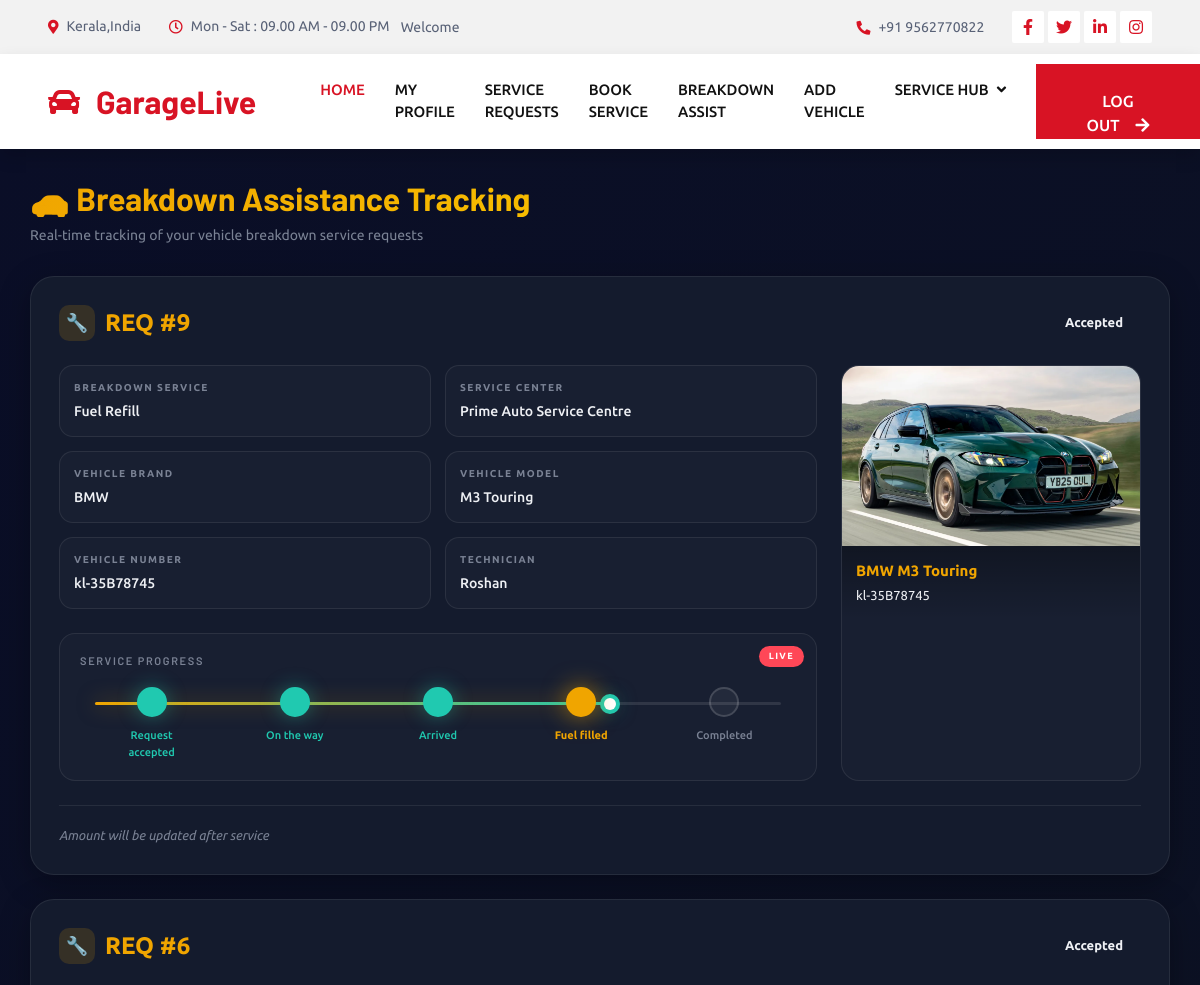
Before: /User/breakdown_status/ (signed in, upper part) with the older database file.
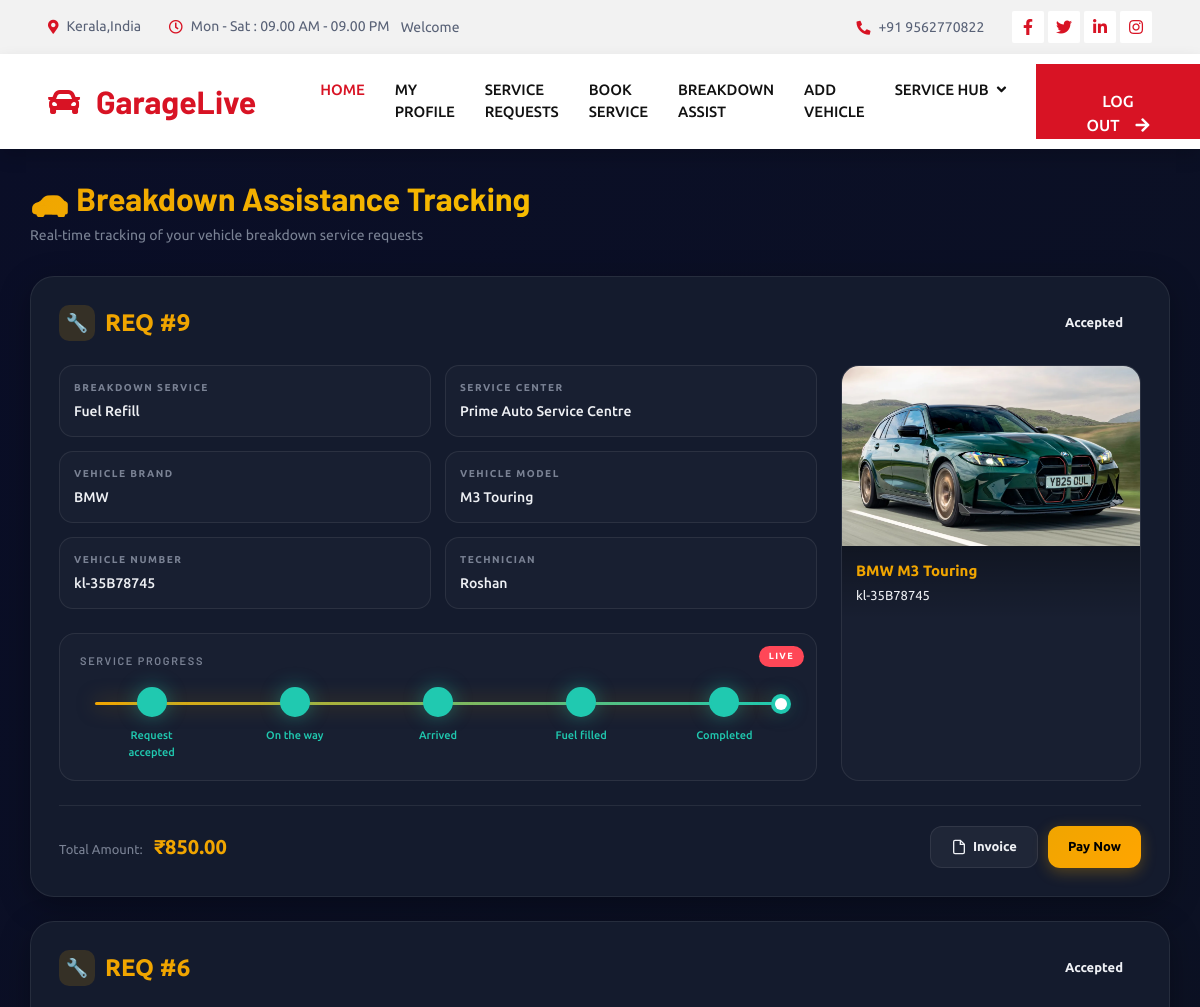
After: the same page with the newer database file.
### User/models.py (models this page shows)
class tbl_breakdown_booking_services(models.Model):
    booking = models.ForeignKey(tbl_breakdownassist,on_delete=models.CASCADE)
    servicecenter_breakdown_service = models.ForeignKey(tbl_servicecenter_breakdown_services,on_delete=models.CASCADE)
    progress_step = models.IntegerField(default=0)
    base_amount = models.DecimalField(max_digits=10,decimal_places=2)
    extra_charge = models.DecimalField(max_digits=10,decimal_places=2,default=0)
    final_amount = models.DecimalField(max_digits=10,decimal_places=2)
    billing_status = models.BooleanField(default=False)
    payment_status = models.BooleanField(default=False)

class tbl_breakdownassist(models.Model):
    breakdown_date=models.DateField(auto_now_add=True)
    breakdown_complaint=models.CharField(max_length=50)
    user=models.ForeignKey(tbl_user,on_delete=models.CASCADE)
    vehicle=models.ForeignKey(tbl_vehicle,on_delete=models.CASCADE)
    servicecenter=models.ForeignKey(tbl_servicecenter,on_delete=models.CASCADE)
    technician=models.ForeignKey(tbl_technician,on_delete=models.CASCADE,null=True)
    breakdown_status=models.IntegerField(default=0)

class tbl_vehicle(models.Model):
    vehicle_number=models.CharField(max_length=50)
    vehicle_year=models.CharField(max_length=50)
    vehicle_photo=models.FileField(upload_to='Assets/VehicleDocs/')
    user=models.ForeignKey(tbl_user,on_delete=models.CASCADE)
    model=models.ForeignKey(tbl_model,on_delete=models.CASCADE)

### ServiceCenter/models.py (models this page shows)
class tbl_servicecenter_breakdown_services(models.Model):
    servicecenter = models.ForeignKey(tbl_servicecenter,on_delete=models.CASCADE)
    servicetype = models.ForeignKey(tbl_breakdown_servicetype,on_delete=models.CASCADE)
    base_amount = models.DecimalField(max_digits=10, decimal_places=2)

class tbl_technician(models.Model):
    technician_name=models.CharField(max_length=50)
    technician_email=models.CharField(max_length=50)
    technician_contact=models.CharField(max_length=50)
    technician_photo=models.FileField(upload_to='Assets/TechnicianDocs/')
    technician_password=models.CharField(max_length=50)
    servicecenter=models.ForeignKey(tbl_servicecenter,on_delete=models.CASCADE)

### Admin/models.py (models this page shows)
class tbl_breakdown_servicetype(models.Model):
    servicetype_name = models.CharField(max_length=100)

class tbl_model(models.Model):
    model_name=models.CharField(max_length=50)
    brand=models.ForeignKey(tbl_brand,on_delete=models.CASCADE)

class tbl_brand(models.Model):
    brand_name=models.CharField(max_length=50)

### Guest/models.py (models this page shows)
class tbl_servicecenter(models.Model):
    servicecenter_name=models.CharField(max_length=50)
    servicecenter_email=models.CharField(max_length=50)
    servicecenter_contact=models.CharField(max_length=50)
    servicecenter_address=models.CharField(max_length=50)
    servicecenter_logo=models.FileField(upload_to='Assets/ServicecenterDocs/')
    servicecenter_license=models.FileField(upload_to='Assets/ServicecenterDocs/')
    servicecenter_password=models.CharField(max_length=50)
    servicecenter_status=models.IntegerField(default=0)
    servicecenter_regdate=models.DateField(auto_now_add=True)
    place=models.ForeignKey(tbl_place,on_delete=models.CASCADE)

### User/views.py (the view)
# urls.py: path('breakdown_status/',views.breakdown_status,name="breakdown_status"),
def breakdown_status(request):
    data = tbl_breakdown_booking_services.objects.filter(
        booking__user_id=request.session['uid']).order_by('-id')
    return render(request, "User/BreakdownStatus.html", {'data': data})

### User/Templates/User/BreakdownStatus.html (shortened to what this page needs)
{% extends 'User/Head_User.html' %}
{% block content %}
<div class="bd-wrap">
<div class="bd-container">
  <div class="bd-header">
    <h1>🚗 Breakdown Assistance Tracking</h1>
    <p>Real-time tracking of your vehicle breakdown service requests</p>
  </div>
{% for i in data %}
<div class="bd-card"
     data-service="{{ i.servicecenter_breakdown_service.servicetype.servicetype_name }}"
     data-step="{{ i.progress_step }}"
     data-status="{{ i.booking.breakdown_status }}">
  <div class="bd-top">
    <div class="bd-id">
      <div class="bd-id-icon">🔧</div>
      REQ #{{ i.id }}
    </div>
    <div class="bd-status status-{{ i.booking.breakdown_status }}">
      {% if i.booking.breakdown_status == 0 %}Pending
      {% elif i.booking.breakdown_status == 1 %}Accepted
      {% elif i.booking.breakdown_status == 2 %}Rejected
      {% elif i.booking.breakdown_status == 3 %}On the way
      {% elif i.booking.breakdown_status == 4 %}In progress
      {% elif i.booking.breakdown_status == 5 %}Completed
      {% endif %}
    </div>
  </div>
  <div class="bd-body">
    <div>
      <div class="bd-meta">
        <div class="bd-kv">
          <small>Breakdown Service</small>
          <div>{{ i.servicecenter_breakdown_service.servicetype.servicetype_name }}</div>
        </div>
        <div class="bd-kv">
          <small>Service Center</small>
          <div>{{ i.booking.servicecenter.servicecenter_name }}</div>
        </div>
        <div class="bd-kv">
          <small>Vehicle Brand</small>
          <div>{{ i.booking.vehicle.model.brand.brand_name }}</div>
        </div>
        <div class="bd-kv">
          <small>Vehicle Model</small>
          <div>{{ i.booking.vehicle.model.model_name }}</div>
        </div>
        <div class="bd-kv">
          <small>Vehicle Number</small>
          <div>{{ i.booking.vehicle.vehicle_number }}</div>
        </div>
        <div class="bd-kv">
          <small>Technician</small>
          <div>
            {% if i.booking.technician %}
              {{ i.booking.technician.technician_name }}
            {% else %}
              — Not assigned
            {% endif %}
          </div>
        </div>
      </div>
      <div class="bd-live-track">
        <h4>Service Progress</h4>
        <div class="bd-track-timeline">
          <div class="bd-track-line">
            <div class="bd-track-progress"></div>
          </div>
          <div class="bd-track-steps"></div>
        </div>
      </div>
    </div>
    <div class="bd-vehicle">
      <img src="{{ i.booking.vehicle.vehicle_photo.url }}" alt="Vehicle">
      <div class="bd-vehicle-info">
        <strong>{{ i.booking.vehicle.model.brand.brand_name }}
        {{ i.booking.vehicle.model.model_name }}</strong>
        {{ i.booking.vehicle.vehicle_number }}
      </div>
    </div>
  </div>
<div class="bd-footer">
  <div class="bd-amount">
    {% if i.billing_status %}
      <span>Total Amount:</span>
      <strong>₹{{ i.final_amount }}</strong>
    {% else %}
      <span style="font-style:italic">
        Amount will be updated after service
      </span>
    {% endif %}
  </div>
  <div class="bd-actions">
    {% if i.billing_status %}
      <a href="{% url 'User:breakdown_invoice' i.id %}" class="secondary">
        <svg width="16" height="16" viewBox="0 0 24 24" fill="none"
             stroke="currentColor" stroke-width="2">
          <path d="M14 2H6a2 2 0 0 0-2 2v16a2 2 0 0 0 2 2h12a2 2 0 0 0 2-2V8z"/>
          <polyline points="14 2 14 8 20 8"/>
        </svg>
        Invoice
      </a>
    {% endif %}
    {% if i.billing_status and not i.payment_status %}
      <a href="{% url 'User:breakdown_payment' i.id %}" class="primary">
        Pay Now
      </a>
    {% elif i.payment_status %}
      <span class="badge bg-success">
        Paid ✓
      </span>
    {% endif %}
  </div>
</div>
</div>
{% endfor %}
</div>
</div>
{% endblock %}

### User/Templates/User/Head_User.html (shortened to what this page needs)
{% load static %}
<!DOCTYPE html>
<html lang="en">
<head>
    <link href="https://cdnjs.cloudflare.com/ajax/libs/font-awesome/5.10.0/css/all.min.css" rel="stylesheet">
    <link href="https://cdn.jsdelivr.net/npm/bootstrap-icons@1.4.1/font/bootstrap-icons.css" rel="stylesheet">
    <link href="{% static 'Main/lib/animate/animate.min.css'%}" rel="stylesheet">
    <link href="{% static 'Main/lib/owlcarousel/assets/owl.carousel.min.css'%}" rel="stylesheet">
    <link href="{% static 'Main/lib/tempusdominus/css/tempusdominus-bootstrap-4.min.css'%}" rel="stylesheet" />
    <link href="{% static 'Main/css/bootstrap.min.css'%}" rel="stylesheet">
    <link href="{% static 'Main/css/style.css'%}" rel="stylesheet">
</head>
<body>
    <div class="container-fluid bg-light p-0">
        <div class="row gx-0 d-none d-lg-flex">
            <div class="col-lg-7 px-5 text-start">
                <div class="h-100 d-inline-flex align-items-center py-3 me-4">
                    <small class="fa fa-map-marker-alt text-primary me-2"></small>
                    <small>Kerala,India</small>
                </div>
                <div class="h-100 d-inline-flex align-items-center py-3">
                    <small class="far fa-clock text-primary me-2"></small>
                    <small>Mon - Sat : 09.00 AM - 09.00 PM</small>
                </div>
                 <div class="h-100 d-inline-flex align-items-center py-3">
                    <small>Welcome {{greeting.user_name}}</small>
                </div>
            </div>
            <div class="col-lg-5 px-5 text-end">
                <div class="h-100 d-inline-flex align-items-center py-3 me-4">
                    <small class="fa fa-phone-alt text-primary me-2"></small>
                    <small>+91 9562770822</small>
                </div>
                <div class="h-100 d-inline-flex align-items-center">
                    <a class="btn btn-sm-square bg-white text-primary me-1" href=""><i class="fab fa-facebook-f"></i></a>
                    <a class="btn btn-sm-square bg-white text-primary me-1" href=""><i class="fab fa-twitter"></i></a>
                    <a class="btn btn-sm-square bg-white text-primary me-1" href=""><i class="fab fa-linkedin-in"></i></a>
                    <a class="btn btn-sm-square bg-white text-primary me-0" href=""><i class="fab fa-instagram"></i></a>
                </div>
            </div>
        </div>
    </div>
    <nav class="navbar navbar-expand-lg bg-white navbar-light shadow sticky-top p-0">
        <a href="{% url 'User:HomePage' %}" class="navbar-brand d-flex align-items-center px-4 px-lg-5">
            <h2 class="m-0 text-primary"><i class="fa fa-car me-3"></i>GarageLive</h2>
        </a>
        <div class="collapse navbar-collapse" id="navbarCollapse">
            <div class="navbar-nav ms-auto p-4 p-lg-0">
                <a href="{% url 'User:HomePage' %}" class="nav-item nav-link active">Home</a>
                 <a href="{% url 'User:MyProfile' %}" class="nav-item nav-link">My Profile</a>
                 <a href="{% url 'User:myservicerequest' %}" class="nav-item nav-link">Service Requests</a>
                <a href="{% url 'User:viewservicecenter' %}" class="nav-item nav-link">Book Service</a>
                <a href="{% url 'User:breakdownassist' %}" class="nav-item nav-link">Breakdown Assist</a>
                <a href="{% url 'User:vehicle' %}" class="nav-item nav-link">Add Vehicle</a>
                <div class="nav-item dropdown">
                    <a href="#" class="nav-link dropdown-toggle" data-bs-toggle="dropdown">Service Hub</a>
                </div>
            </div>
            <a href="{% url 'User:logout' %}" class="btn btn-primary py-4 px-lg-5 d-none d-lg-block">Log Out<i class="fa fa-arrow-right ms-3"></i></a>
        </div>
    </nav>
     {% block content %}{% endblock content %}
</body>
</html>

### Guest/static/Main/css/style.css (style rules this page uses)
:root { --primary: #D81324; --secondary: #0B2154; --light: #F2F2F2; --dark: #111111; }
.btn { font-weight: 500; text-transform: uppercase; transition: .5s; }
.btn.btn-primary, .btn.btn-secondary { color: #FFFFFF; }
.btn-sm-square { width: 32px; height: 32px; }
.btn-square, .btn-sm-square, .btn-lg-square { padding: 0; display: flex; align-items: center; justify-content: center; font-weight: normal; border-radius: 2px; }
.navbar .dropdown-toggle::after { border: none; content: "\f107"; font-family: "Font Awesome 5 Free"; font-weight: 900; vertical-align: middle; margin-left: 8px; }
.navbar-light .navbar-nav .nav-link { margin-right: 30px; padding: 25px 0; color: #FFFFFF; font-size: 15px; text-transform: uppercase; outline: none; }
.navbar-light .navbar-nav .nav-link:hover, .navbar-light .navbar-nav .nav-link.active { color: var(--primary); }
.navbar-light .navbar-brand, .navbar-light a.btn { height: 75px; }
.navbar-light .navbar-nav .nav-link { color: var(--dark); font-weight: 500; }
.navbar-light.sticky-top { top: -100px; transition: .5s; }

Changed rows visible on the page:
changed tbl_breakdown_booking_services "BMW": progress_step 3 → 6 (drawn); final_amount (not shown) → "850.00"; billing_status "Amount will be updated after service" → "Total Amount: ₹ Invoice Pay Now"
